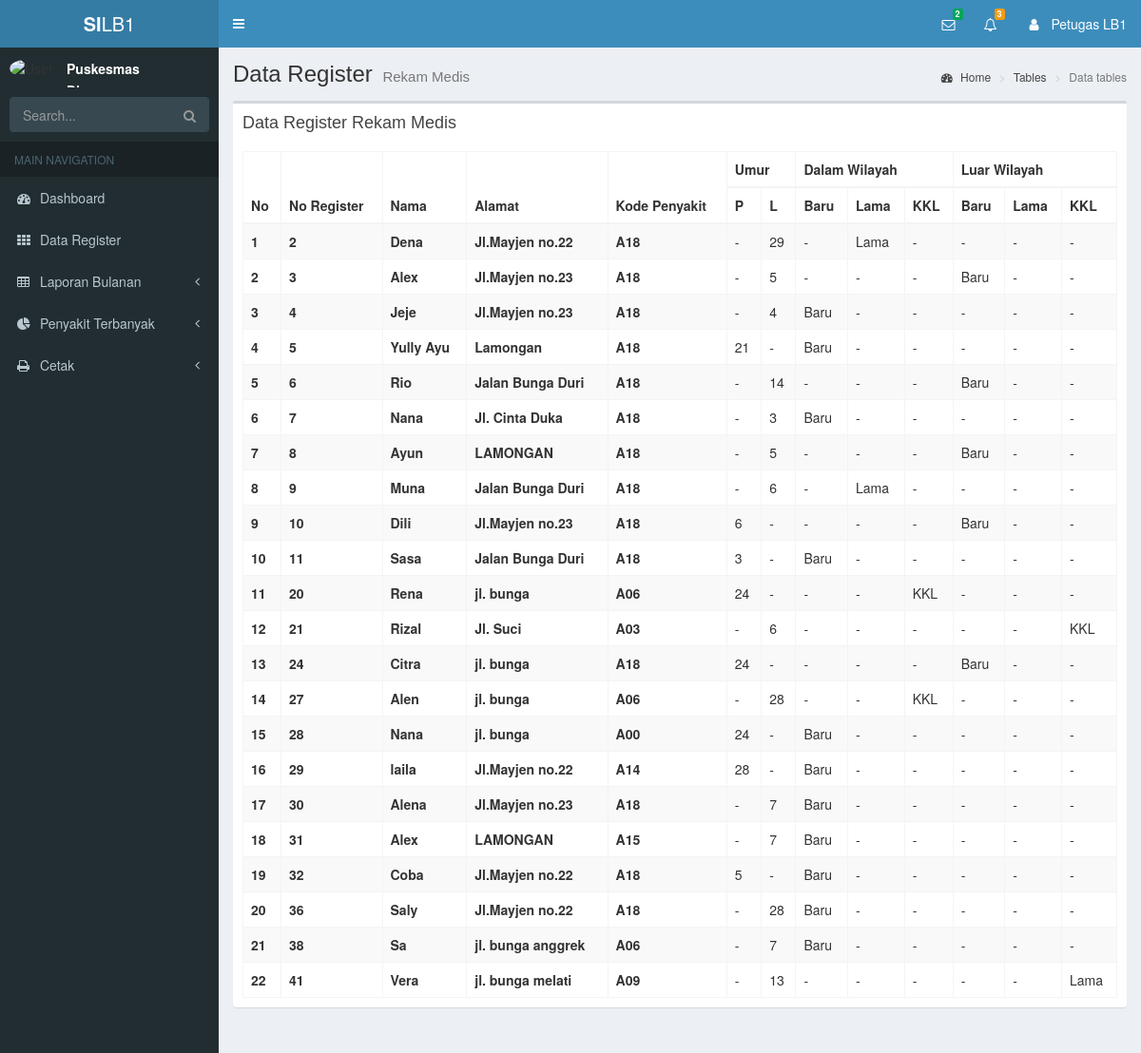
The app's page /index.php/laporan_bulanan/dataRegisterLB with its own data.
### tables this page shows
CREATE TABLE `rekam_medis` (
  `no_register` int(20) NOT NULL,
  `tanggal` date NOT NULL,
  `nama` varchar(200) NOT NULL,
  `alamat` varchar(200) NOT NULL,
  `umur` int(20) NOT NULL,
  `id_umr` int(20) NOT NULL,
  `jenis_umur` varchar(50) NOT NULL,
  `jenis_kelamin` varchar(20) NOT NULL,
  `jenis_pekerjaan` varchar(20) NOT NULL,
  `kode_penyakit` varchar(50) NOT NULL,
  `terapi` varchar(500) NOT NULL,
  `no_bpjs` int(50) NOT NULL,
  `dalam_wilayah` varchar(20) NOT NULL,
  `luar_wilayah` varchar(20) NOT NULL
);

### application/controllers/Laporan_bulanan.php (called while the page is built, shortened)
<?php
class Laporan_bulanan extends CI_Controller{
    function __construct(){
      $this->load->helper('url');
      $this->load->model('RekamMedis_model');
      $this->load->model('DataLB1_model');
      $this->load->helper(array('form', 'url'));
    }
    public function header()
    {
      $data['kp'] = $this->DataLB1_model->getKategoriPeny()->result();
      $pesan = $this->DataLB1_model->pesan();
      $data['pesan'] = count($pesan);
      $data['data_pesan'] = $pesan;
      $result = $this->DataLB1_model->notif();
      $data['notif'] = count($result);
      $data['data_notif'] = $result;
      $this->load->view('header/lb_header', $data);
    }
    public function dataRegisterLB()
    {
        $data['rekam_medis'] = $this->RekamMedis_model->tampil_data()->result();
        $this->load->view('laporan_bulanan/data_registerlb', $data);
        $this->load->view('footer/lb_footer');
    }
}

### index.php (called while the page is built, shortened)
<?php
require_once BASEPATH.'core/CodeIgniter.php';

### application/models/RekamMedis_model.php (called while the page is built, shortened)
<?php
    class RekamMedis_model extends CI_Model{
        public function tampil_data()
        {
            return $this->db->get('rekam_medis');
        }
    }
?>

### application/views/laporan_bulanan/data_registerlb.php (the view)
<div class="content-wrapper">
  <section class="content-header">
    <h1>
      Data Register
      <small>Rekam Medis</small>
    </h1>
    <ol class="breadcrumb">
      <li><a href="#"><i class="fa fa-dashboard"></i> Home</a></li>
      <li><a href="#">Tables</a></li>
      <li class="active">Data tables</li>
    </ol>
  </section>
  <section class="content">
    <div class="row">
      <div class="col-xs-12">
        <div class="box">
          <div class="box-header">
            <h3 class="box-title">Data Register Rekam Medis</h3>
          </div>
          <div class="box-body">
            <table id="example1" class="table table-bordered table-striped">
              <thead>
              <tr>
                <th scoop="col" rowspan="2">No</th>
                <th scoop="col" rowspan="2">No Register</th>
                <th scoop="col" rowspan="2">Nama</th>
                <th scoop="col" rowspan="2">Alamat</th>
                <th scoop="col" rowspan="2">Kode Penyakit</th>
                <th scoop="col" colspan="2">Umur</th>
                <th scoop="col" colspan="3">Dalam Wilayah</th>
                <th scoop="col" colspan="3">Luar Wilayah</th>
              </tr>
              <tr>
                  <th scope="col">P</th>
                  <th scope="col">L</th>
                  <th scope="col">Baru</th>
                  <th scope="col">Lama</th>
                  <th scope="col">KKL</th>
                  <th scope="col">Baru</th>
                  <th scope="col">Lama</th>
                  <th scope="col">KKL</th>
                </tr>
              </thead>
              <tbody>
              <?php $no =0; foreach ($rekam_medis as $key ): $no++;?>
                <tr class="odd gradeX">
                  <th scope="row"><?php echo $no?></th>
                  <th scope="row"><?php echo $key->no_register?></th>
                  <th scope="row"><?php echo $key->nama?></th>
                  <th scope="row"><?php echo $key->alamat?></th>
                  <th scope="row"><?php echo $key->kode_penyakit ?></th>
                  <?php $jk = $key->jenis_kelamin?>
                  <?php if ($jk == 'Perempuan') { ?>
                    <td><?php echo $key->umur ?></td>
                    <td>-</td>
                  <?php }else{ ?>
                    <td>-</td>
                    <td><?php echo $key->umur?></td>
                  <?php }  ?>
                  <?php $dw = $key->dalam_wilayah?>
                  <?php if ($dw == 'Baru') { ?>
                    <td><?php echo $key->dalam_wilayah ?></td>
                    <td>-</td>
                    <td>-</td>
                  <?php }elseif($dw == 'Lama'){ ?>
                    <td>-</td>
                    <td><?php echo $key->dalam_wilayah?></td>
                    <td>-</td>
                  <?php }else { ?>
                    <td>-</td>
                    <td>-</td>
                    <td><?php echo $key->dalam_wilayah?></td>
                  <?php }  ?>
                  <?php $lw = $key->luar_wilayah?>
                  <?php if ($lw == 'Baru') { ?>
                    <td><?php echo $key->luar_wilayah ?></td>
                    <td>-</td>
                    <td>-</td>
                  <?php }elseif($lw == 'Baru'){ ?>
                    <td>-</td>
                    <td><?php echo $key->luar_wilayah?></td>
                    <td>-</td>
                  <?php }else { ?>
                    <td>-</td>
                    <td>-</td>
                    <td><?php echo $key->luar_wilayah?></td>
                  <?php }  ?>
                  </tr>
                  <?php endforeach;?>
              </tbody>
            </table>
          </div>
        </div>
      </div>
    </div>
  </section>
</div>

### records on screen
rekam_medis: no_register "2", nama "Dena", alamat "Jl.Mayjen no.22", kode_penyakit "A18", umur "29", dalam_wilayah "Lama", luar_wilayah "-"
rekam_medis: no_register "3", nama "Alex", alamat "Jl.Mayjen no.23", kode_penyakit "A18", umur "5", dalam_wilayah "-", luar_wilayah "Baru"
rekam_medis: no_register "4", nama "Jeje", alamat "Jl.Mayjen no.23", kode_penyakit "A18", umur "4", dalam_wilayah "Baru", luar_wilayah "-"
rekam_medis: no_register "5", nama "Yully Ayu", alamat "Lamongan", kode_penyakit "A18", umur "21", dalam_wilayah "Baru", luar_wilayah "-"
rekam_medis: no_register "6", nama "Rio", alamat "Jalan Bunga Duri", kode_penyakit "A18", umur "14", dalam_wilayah "-", luar_wilayah "Baru"
rekam_medis: no_register "7", nama "Nana", alamat "Jl. Cinta Duka", kode_penyakit "A18", umur "3", dalam_wilayah "Baru", luar_wilayah "-"
rekam_medis: no_register "8", nama "Ayun", alamat "LAMONGAN", kode_penyakit "A18", umur "5", dalam_wilayah "-", luar_wilayah "Baru"
rekam_medis: no_register "9", nama "Muna", alamat "Jalan Bunga Duri", kode_penyakit "A18", umur "6", dalam_wilayah "Lama", luar_wilayah "-"
rekam_medis: no_register "10", nama "Dili", alamat "Jl.Mayjen no.23", kode_penyakit "A18", umur "6", dalam_wilayah "-", luar_wilayah "Baru"
rekam_medis: no_register "11", nama "Sasa", alamat "Jalan Bunga Duri", kode_penyakit "A18", umur "3", dalam_wilayah "Baru", luar_wilayah "-"
rekam_medis: no_register "20", nama "Rena", alamat "jl. bunga", kode_penyakit "A06", umur "24", dalam_wilayah "KKL", luar_wilayah "-"
rekam_medis: no_register "21", nama "Rizal", alamat "Jl. Suci", kode_penyakit "A03", umur "6", dalam_wilayah "-", luar_wilayah "KKL"
rekam_medis: no_register "24", nama "Citra", alamat "jl. bunga", kode_penyakit "A18", umur "24", dalam_wilayah "-", luar_wilayah "Baru"
rekam_medis: no_register "27", nama "Alen", alamat "jl. bunga", kode_penyakit "A06", umur "28", dalam_wilayah "KKL", luar_wilayah "-"
rekam_medis: no_register "28", nama "Nana", alamat "jl. bunga", kode_penyakit "A00", umur "24", dalam_wilayah "Baru", luar_wilayah "-"
rekam_medis: no_register "29", nama "laila", alamat "Jl.Mayjen no.22", kode_penyakit "A14", umur "28", dalam_wilayah "Baru", luar_wilayah "-"
rekam_medis: no_register "30", nama "Alena", alamat "Jl.Mayjen no.23", kode_penyakit "A18", umur "7", dalam_wilayah "Baru", luar_wilayah "-"
rekam_medis: no_register "31", nama "Alex", alamat "LAMONGAN", kode_penyakit "A15", umur "7", dalam_wilayah "Baru", luar_wilayah "-"
rekam_medis: no_register "32", nama "Coba", alamat "Jl.Mayjen no.22", kode_penyakit "A18", umur "5", dalam_wilayah "Baru", luar_wilayah "-"
rekam_medis: no_register "36", nama "Saly", alamat "Jl.Mayjen no.22", kode_penyakit "A18", umur "28", dalam_wilayah "Baru", luar_wilayah "-"
rekam_medis: no_register "38", nama "Sa", alamat "jl. bunga anggrek", kode_penyakit "A06", umur "7", dalam_wilayah "Baru", luar_wilayah "-"
rekam_medis: no_register "41", nama "Vera", alamat "jl. bunga melati", kode_penyakit "A09", umur "13", dalam_wilayah "-", luar_wilayah "Lama"

### other values on screen
$pesan "2"
$notif "3"
